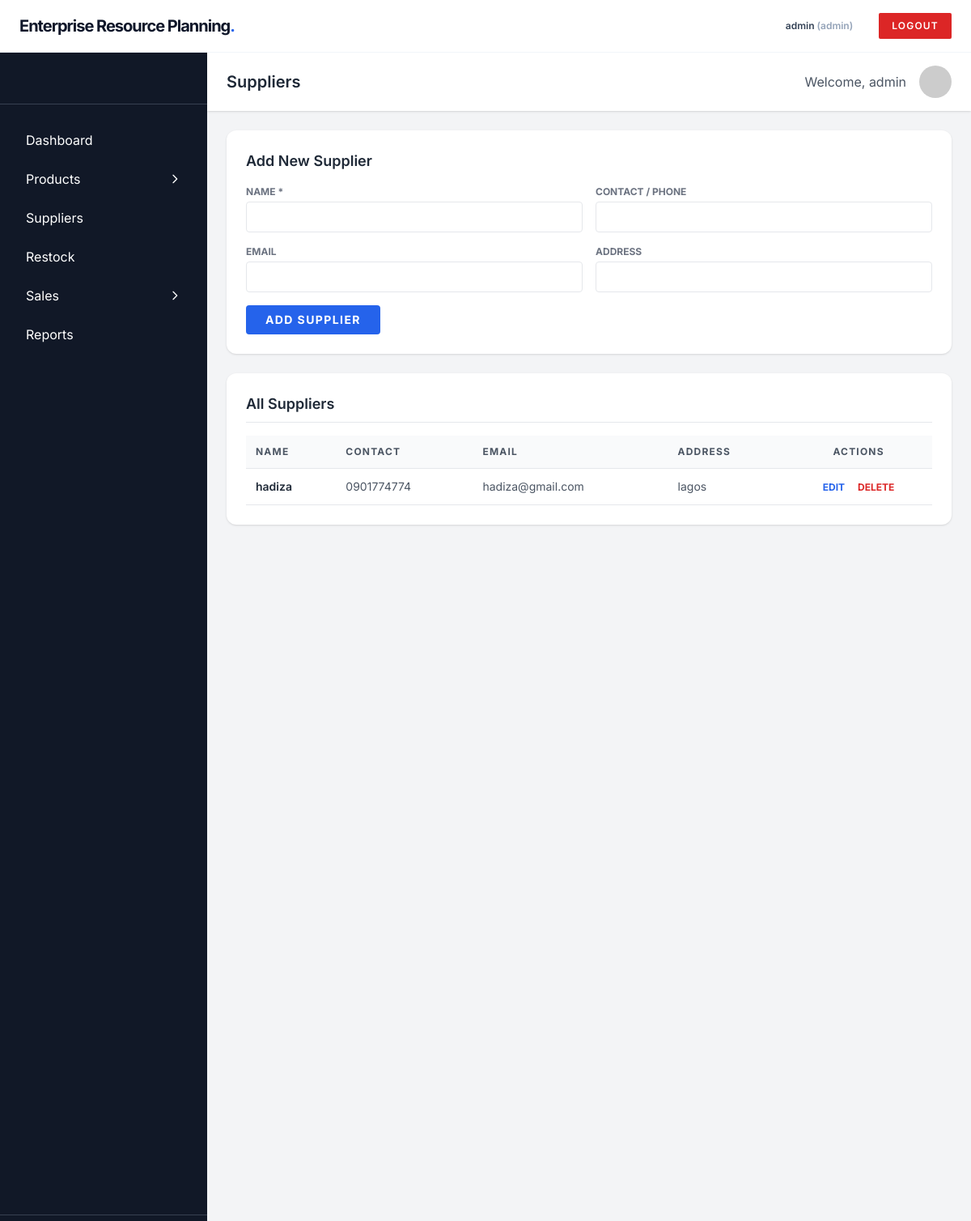
Page /suppliers.php (signed in) on the committed database.
### tables this page shows
CREATE TABLE `suppliers` (
  `id` int(11) NOT NULL,
  `name` varchar(150) NOT NULL,
  `contact` varchar(100) DEFAULT NULL,
  `email` varchar(100) DEFAULT NULL,
  `address` text DEFAULT NULL,
  `created_at` timestamp NOT NULL DEFAULT current_timestamp()
);

### suppliers.php (the view, shortened to what this page needs)
<?php
require_once __DIR__ . '/config/db.php';
$editing = null;
$suppliers = $pdo->query("SELECT * FROM suppliers ORDER BY name ASC")->fetchAll(PDO::FETCH_ASSOC);
include __DIR__ . '/header.php';
?>
<div class="flex min-h-screen bg-gray-100">
    <?php include __DIR__ . '/sidebar.php'; ?>
    <div class="flex-1 flex flex-col">
        <header class="bg-white shadow px-6 py-4 flex justify-between items-center">
            <h1 class="text-xl font-semibold text-gray-800">Suppliers</h1>
            <div class="flex items-center space-x-4">
                <span class="text-gray-600">Welcome, <?= htmlspecialchars($_SESSION['user']['username']) ?></span>
                <img src="https://ui-avatars.com/api/?name=<?= urlencode($_SESSION['user']['username']) ?>" class="w-10 h-10 rounded-full" alt="User Avatar">
            </div>
        </header>
        <main class="p-4 sm:p-6 w-full">
            <div class="bg-white p-6 rounded-xl shadow mb-6">
                <h2 class="text-lg font-semibold text-gray-800 mb-4">
                    <?= $editing ? 'Edit Supplier' : 'Add New Supplier' ?>
                </h2>
                <form method="post" class="grid grid-cols-1 sm:grid-cols-2 gap-4">
                    <div>
                        <label class="block text-xs font-bold text-gray-500 uppercase mb-1">Name *</label>
                        <input type="text" name="name" required
                               value="<?= htmlspecialchars($editing['name'] ?? '') ?>"
                               class="w-full border border-gray-200 rounded p-2 text-sm focus:ring-1 focus:ring-blue-500 outline-none">
                    </div>
                    <div>
                        <label class="block text-xs font-bold text-gray-500 uppercase mb-1">Contact / Phone</label>
                        <input type="text" name="contact"
                               value="<?= htmlspecialchars($editing['contact'] ?? '') ?>"
                               class="w-full border border-gray-200 rounded p-2 text-sm focus:ring-1 focus:ring-blue-500 outline-none">
                    </div>
                    <div>
                        <label class="block text-xs font-bold text-gray-500 uppercase mb-1">Email</label>
                        <input type="email" name="email"
                               value="<?= htmlspecialchars($editing['email'] ?? '') ?>"
                               class="w-full border border-gray-200 rounded p-2 text-sm focus:ring-1 focus:ring-blue-500 outline-none">
                    </div>
                    <div>
                        <label class="block text-xs font-bold text-gray-500 uppercase mb-1">Address</label>
                        <input type="text" name="address"
                               value="<?= htmlspecialchars($editing['address'] ?? '') ?>"
                               class="w-full border border-gray-200 rounded p-2 text-sm focus:ring-1 focus:ring-blue-500 outline-none">
                    </div>
                    <div class="sm:col-span-2 flex gap-3">
                        <button type="submit" class="bg-blue-600 hover:bg-blue-700 text-white px-6 py-2 rounded text-sm font-bold uppercase tracking-widest">
                            <?= $editing ? 'Update Supplier' : 'Add Supplier' ?>
                        </button>
                    </div>
                </form>
            </div>
            <div class="bg-white p-4 sm:p-6 rounded-xl shadow overflow-x-auto">
                <h2 class="text-lg font-semibold text-gray-800 mb-4 border-b pb-2">All Suppliers</h2>
                <table class="min-w-full text-left border-collapse table-auto">
                    <thead>
                        <tr class="bg-gray-50">
                            <th class="p-3 text-gray-600 text-xs uppercase font-bold tracking-widest border-b">Name</th>
                            <th class="p-3 text-gray-600 text-xs uppercase font-bold tracking-widest border-b">Contact</th>
                            <th class="p-3 text-gray-600 text-xs uppercase font-bold tracking-widest border-b">Email</th>
                            <th class="p-3 text-gray-600 text-xs uppercase font-bold tracking-widest border-b">Address</th>
                            <th class="p-3 text-gray-600 text-xs uppercase font-bold tracking-widest border-b text-center">Actions</th>
                        </tr>
                    </thead>
                    <tbody>
                        <?php if (empty($suppliers)): ?>
                            <tr>
                                <td colspan="5" class="p-6 border-b text-center text-gray-400 text-sm italic font-mono">No suppliers yet - add one above.</td>
                            </tr>
                        <?php else: ?>
                            <?php foreach ($suppliers as $s): ?>
                                <tr class="hover:bg-gray-50 transition-colors">
                                    <td class="p-3 border-b text-sm font-semibold text-gray-800"><?= htmlspecialchars($s['name']) ?></td>
                                    <td class="p-3 border-b text-sm text-gray-600"><?= htmlspecialchars($s['contact'] ?: '-') ?></td>
                                    <td class="p-3 border-b text-sm text-gray-600"><?= htmlspecialchars($s['email'] ?: '-') ?></td>
                                    <td class="p-3 border-b text-sm text-gray-600"><?= htmlspecialchars($s['address'] ?: '-') ?></td>
                                    <td class="p-3 border-b text-sm text-center space-x-3">
                                        <a href="suppliers.php?edit=<?= $s['id'] ?>" class="text-blue-600 hover:underline text-xs font-bold uppercase">Edit</a>
                                        <a href="suppliers.php?delete=<?= $s['id'] ?>"
                                           onclick="return confirm('Delete this supplier?');"
                                           class="text-red-600 hover:underline text-xs font-bold uppercase">Delete</a>
                                    </td>
                                </tr>
                            <?php endforeach; ?>
                        <?php endif; ?>
                    </tbody>
                </table>
            </div>
        </main>
    </div>
</div>
<?php include __DIR__ . '/footer.php'; ?>

### header.php (style rules this page uses)
body { font-family: 'Inter', sans-serif; }

### rows in the picture
suppliers: name "hadiza", contact "0901774774", email "hadiza@gmail.com", address "lagos"

### other values in the picture
$_SESSION['user']['username'] "admin"
$_SESSION['user']['role'] "admin"
